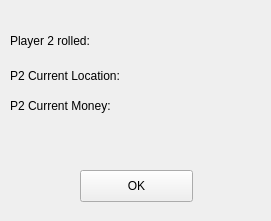
    <widget class="QWidget" name="widget_6" native="true">
     <property name="geometry">
      <rect>
       <x>710</x>
       <y>210</y>
       <width>271</width>
       <height>221</height>
      </rect>
     </property>
     <widget class="QLabel" name="label_44">
      <property name="geometry">
       <rect>
        <x>10</x>
        <y>60</y>
        <width>171</width>
        <height>31</height>
       </rect>
      </property>
      <property name="text">
       <string>P2 Current Location:</string>
      </property>
     </widget>
     <widget class="QLabel" name="label_45">
      <property name="geometry">
       <rect>
        <x>150</x>
        <y>90</y>
        <width>131</width>
        <height>31</height>
       </rect>
      </property>
      <property name="text">
       <string/>
      </property>
     </widget>
     <widget class="QLabel" name="label_46">
      <property name="geometry">
       <rect>
        <x>140</x>
        <y>60</y>
        <width>151</width>
        <height>31</height>
       </rect>
      </property>
      <property name="text">
       <string/>
      </property>
     </widget>
     <widget class="QLabel" name="label_47">
      <property name="geometry">
       <rect>
        <x>10</x>
        <y>20</y>
        <width>171</width>
        <height>41</height>
       </rect>
      </property>
      <property name="text">
       <string>Player 2 rolled:</string>
      </property>
     </widget>
     <widget class="QPushButton" name="pushButton_11">
      <property name="geometry">
       <rect>
        <x>80</x>
        <y>170</y>
        <width>113</width>
        <height>32</height>
       </rect>
      </property>
      <property name="text">
       <string>OK</string>
      </property>
     </widget>
     <widget class="QLabel" name="label_48">
      <property name="geometry">
       <rect>
        <x>140</x>
        <y>30</y>
        <width>81</width>
        <height>31</height>
       </rect>
      </property>
      <property name="text">
       <string/>
      </property>
     </widget>
     <widget class="QLabel" name="label_49">
      <property name="geometry">
       <rect>
        <x>10</x>
        <y>90</y>
        <width>111</width>
        <height>31</height>
       </rect>
      </property>
      <property name="text">
       <string>P2 Current Money:</string>
      </property>
     </widget>
    </widget>
